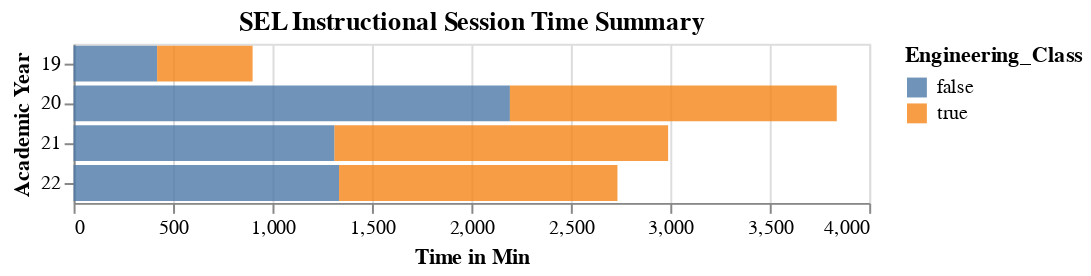

Here is the notebook cell this chart was saved with:
### Code cell
bars03 = alt.Chart(JoinDf, title='SEL Instructional Session Time Summary').mark_bar(opacity=0.8).encode(
    y=alt.Y('Fiscal_Year:O', title='Academic Year'),
    x=alt.X('sum(Min):Q',title="Time in Min"),
    color='Engineering_Class:N',
    tooltip=['sum(Min):Q']
)
bars03

### Figure 1 — Vega-Lite specification as saved in the notebook (floating-point values rounded to 4 significant figures; data arrays with more than 128 entries replaced by an {"elided": "..."} marker saying what was removed)
{"config": {"view": {"continuousWidth": 400, "continuousHeight": 300}}, "data": {"name": "data-c493b5d8d7348f0ed4d079c97b857789"}, "mark": {"type": "bar", "opacity": 0.8}, "encoding": {"color": {"type": "nominal", "field": "Engineering_Class"}, "tooltip": [{"type": "quantitative", "aggregate": "sum", "field": "Min"}], "x": {"type": "quantitative", "aggregate": "sum", "field": "Min", "title": "Time in Min"}, "y": {"type": "ordinal", "field": "Fiscal_Year", "title": "Academic Year"}}, "title": "SEL Instructional Session Time Summary", "$schema": "https://vega.github.io/schema/vega-lite/v4.8.1.json", "datasets": {"data-c493b5d8d7348f0ed4d079c97b857789": {"elided": "208 records"}}}
